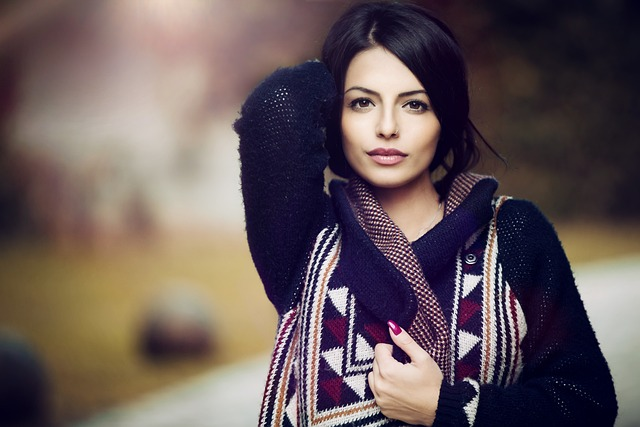
#> input picture opencv_haar_face/face/0.jpg, 640 x 427 px; its folder holds only this picture in this run
$ python face_detection.py
#> lines starting #> are read from the running program, lines starting #| are printed output that depends on the picture; after the words box and inside, x2 and y2 are one past the last pixel; in counts of white or black regions, pixels touching at a corner belong together
import cv2
import numpy as np

def preprocessing(no):  # 검출 전처리
#> called with no = 0
    image = cv2.imread(f'face/{no}.jpg', cv2.IMREAD_COLOR)
#> image is the input picture: shape (427, 640, 3); mean B, G, R 89.1, 88.5, 103.1
    if image is None: return None, None
    gray = cv2.cvtColor(image, cv2.COLOR_BGR2GRAY)  # 명암도 영상 변환
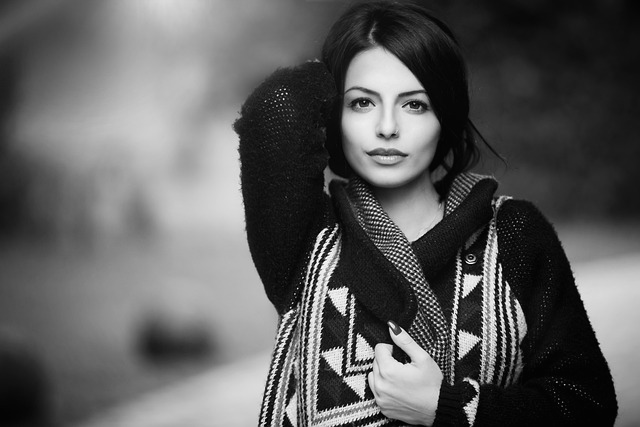
#> gray: shape (427, 640); min 1, max 255, mean 92.9
    gray = cv2.equalizeHist(gray)  # 히스토그램 평활화
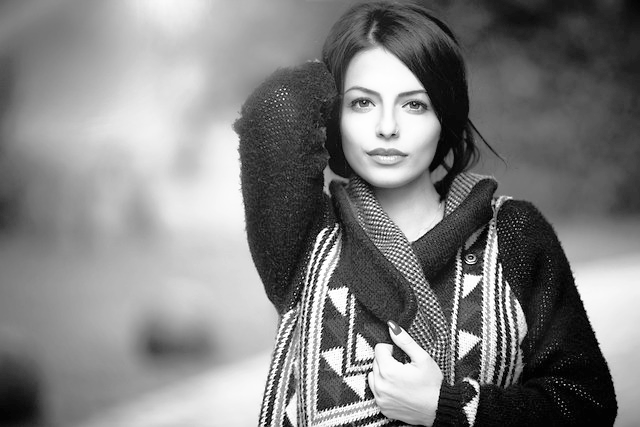
#> gray: shape (427, 640); min 0, max 255, mean 128.3
    return image, gray

face_cascade = cv2.CascadeClassifier("haarcascades/haarcascade_frontalface_alt2.xml")  # 정면 검출기
eye_cascade = cv2.CascadeClassifier("haarcascades/haarcascade_eye.xml")  # 눈 검출기
image, gray = preprocessing(0)  # 전처리
if image is None: raise Exception("영상 읽기 에러")

# https://docs.opencv.org/3.4/d1/de5/classcv_1_1CascadeClassifier.html#aaf8181cb63968136476ec4204ffca498
faces = face_cascade.detectMultiScale(gray, 1.1, 2, 0, (100, 100))  # 얼굴 검출
#> faces = [[325, 56, 125, 125]]

if faces.any():
    x, y, w, h = faces[0]
#> x = 325; y = 56; w = 125; h = 125
    face_image = image[y:y + h, x:x + w]  # 얼굴 영역 영상 가져오기
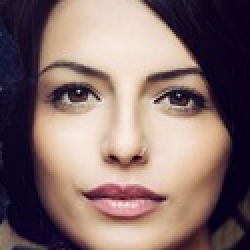
#> face_image: shape (125, 125, 3) (shown 2 times larger); mean B, G, R 108.3, 110.2, 133
    eyes = eye_cascade.detectMultiScale(face_image, 1.15, 7, 0, (25, 20))  # 눈 검출 수행
#> eyes = [[19, 29, 36, 36], [70, 31, 34, 34]]

    if len(eyes) == 2:  # 눈 사각형이 검출되면
        for ex, ey, ew, eh in eyes:
            center = (x + ex + ew // 2, y + ey + eh // 2)
            cv2.circle(image, center, 10, (0, 255, 0), 2)  # 눈 중심에 원 그리기
#> this loop made 2 passes
#> (ex, ey, ew, eh, center) on passes 1 to 2: (19, 29, 36, 36, (362, 103)), (70, 31, 34, 34, (412, 104))
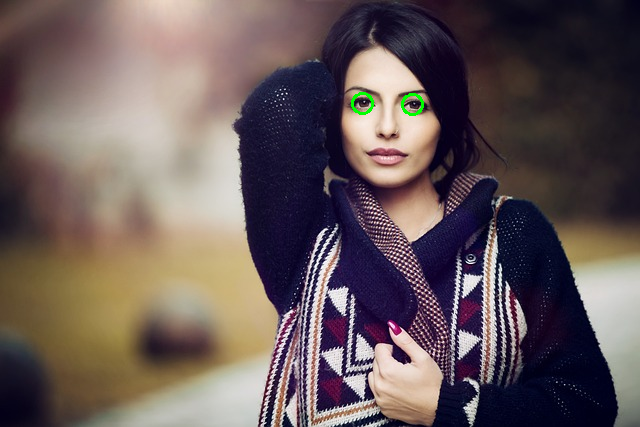
#> image: shape (427, 640, 3); 0.14% of pixels changed, all inside (x1, y1, x2, y2) = (351, 92, 424, 116)
    else:
        print("눈 미검출")

    cv2.rectangle(image, faces[0], (255, 0, 0), 2)  # 얼굴 검출 사각형 그리기
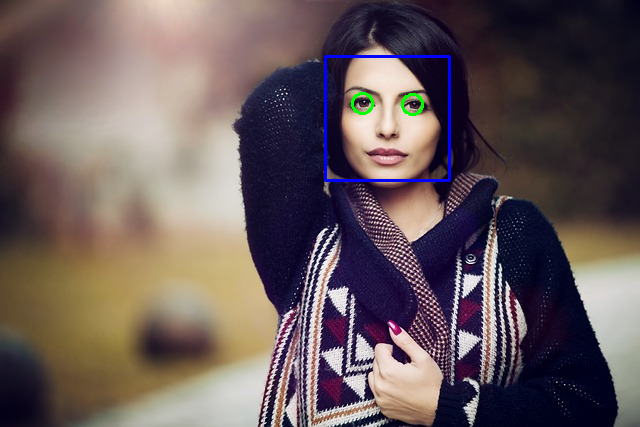
#> image: shape (427, 640, 3); 0.54% of pixels changed, all inside (x1, y1, x2, y2) = (324, 55, 451, 182)
    cv2.imshow("image", image)
else:
    print("얼굴 미검출")

cv2.waitKey(0)
